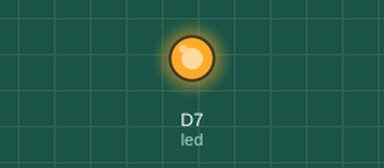
Bench run of a sketch on a simulated ESP8266 (NodeMCU). Parts: output pins drawn as LEDs (lit = HIGH).

Above: at 0.2 s.
At 33.5 s:
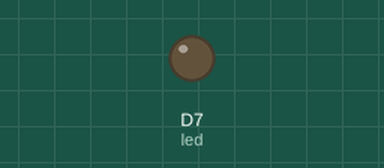
Timing chart, 0 to 34.5 s (numbered marks = the images above):
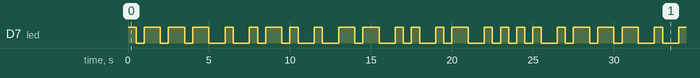

Measured:
- by itself, D7 (led): moves between LOW and HIGH, repeating every 26.5 s
- by itself, everything shown: repeats every 26.5 s, in 38 steps

The sketch:

Morse_code_work.ino
```cpp
const int led = 13;
void setup() {
  // put your setup code here, to run once:
  pinMode (led, OUTPUT);
}

void on (){
  digitalWrite(led, HIGH);
}
void off(){
  digitalWrite(led,LOW);
}
void D1(){
  //Delay for a dot
  delay (500);
}
void D2(){
  //Delay for a dash
  delay (1000);
}
void loop() {
  // put your main code here, to run repeatedly:
  //J
  on();D1();off();D1();
  on();D2();off();D1();
  on();D2();off();D1();
  on();D2();off();D2();
  //E
  on();D1();off();D2();
  //R
  on();D1();off();D1();
  on();D2();off();D1();
  on();D1();off();D2();
  //E
  on();D1();off();D2();
  //M
  on();D2();off();D1();
  on();D2();off();D2();
  //I
  on();D1();off();D1();
  on();D1();off();D2();
  //A
  on();D1();off();D1();
  on();D2();off();D2();
  //H
  on();D1();off();D1();
  on();D1();off();D1();
  on();D1();off();D1();
  on();D1();off();D2();
}
```
